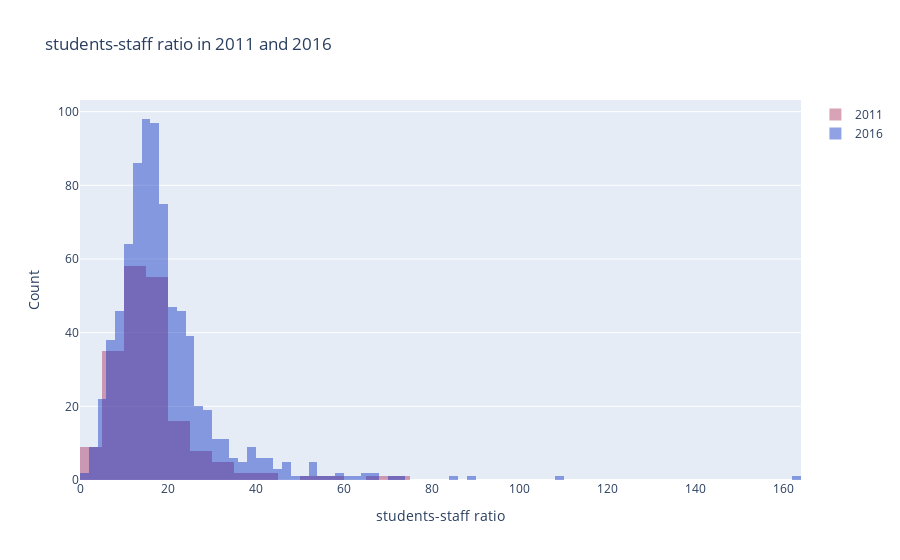

The cell this chart's notebook holds for it:
### Markdown cell above
### Histogram of students-staff ratio in 2011 and 2016 year

### Code cell
# prepare data
x2011 = timesData.student_staff_ratio[timesData.year == 2011]
x2016 = timesData.student_staff_ratio[timesData.year == 2016]

# creating plotly graph object
import plotly.graph_objs as go

# creating histogram trace

trace1 = go.Histogram(
    x=x2011,
    opacity=0.75,
    name = "2011",
    marker=dict(color='rgba(171, 50, 96, 0.6)'))

trace2 = go.Histogram(
    x=x2016,
    opacity=0.75,
    name = "2016",
    marker=dict(color='rgba(12, 50, 196, 0.6)'))

data = [trace1, trace2]

# modifying layout
layout = go.Layout(barmode='overlay',
                   title=' students-staff ratio in 2011 and 2016',
                   xaxis=dict(title='students-staff ratio'),
                   yaxis=dict(title='Count'),
                   )

fig = go.Figure(data=data, layout=layout)
iplot(fig)

### Figure 1 — Plotly figure (JSON) as saved in the notebook; plotly's stock layout.template omitted (floating-point values rounded to 4 significant figures; data arrays with more than 128 entries replaced by an {"elided": "..."} marker saying what was removed)
{"data": [{"marker": {"color": "rgba(171, 50, 96, 0.6)"}, "name": "2011", "opacity": 0.75, "type": "histogram", "x": {"elided": "200 float values"}}, {"marker": {"color": "rgba(12, 50, 196, 0.6)"}, "name": "2016", "opacity": 0.75, "type": "histogram", "x": {"elided": "800 float values"}}], "layout": {"barmode": "overlay", "title": {"text": " students-staff ratio in 2011 and 2016"}, "xaxis": {"title": {"text": "students-staff ratio"}}, "yaxis": {"title": {"text": "Count"}}}}
